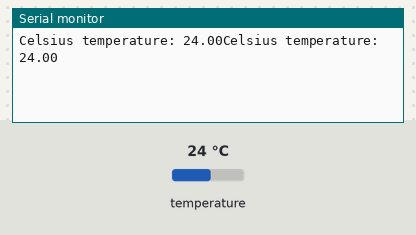
Bench run of a sketch on a simulated Arduino Uno, built with avr-gcc and run on an emulated ATmega328P. Parts: the last lines printed to the serial monitor. The test bench sets the inputs (shaded band); at power-on: temperature 24 °C.

Above: at 1.5 s.
1.6 s: temperature set to 12 °C
At 3.4 s:
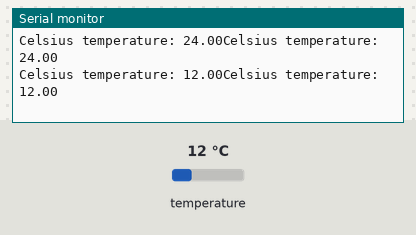
3.7 s: temperature set to 19 °C
At 5.4 s:
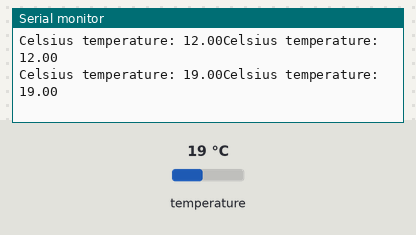
Timing chart, 0 to 6.9 s (numbered marks = the images above; inputs shaded):
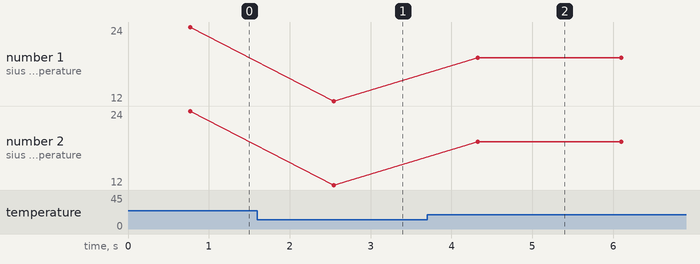

The sketch:

DS18.ino
```cpp
// https://randomnerdtutorials.com/guide-for-ds18b20-temperature-sensor-with-arduino/

#include <OneWire.h>
#include <DallasTemperature.h>

// DS18 data wire is connected to GPIO-2
#define ONE_WIRE_BUS 2

// Setup a oneWire instance to communicate with OneWire devices
OneWire oneWire(ONE_WIRE_BUS);

// Pass the oneWire reference to Dallas Temperature sensor
DallasTemperature sensors(&oneWire);

void setup(void)
{
  // Start serial communication
  Serial.begin(115200);
  // Start the DallasTemperature library
  sensors.begin();
}

void loop(void){
  // Call sensors.requestTemperatures() to issue a global temperature and Requests to all devices on the bus
  sensors.requestTemperatures();

  Serial.print("Celsius temperature: ");
  // Use "getTempCByIndex" as there can be more than one IC on the same bus: 0 refers to the first IC on the wire
  Serial.print(sensors.getTempCByIndex(0));

  Serial.print("Celsius temperature: ");
  Serial.println(sensors.getTempCByIndex(0));
  // Serial.print("Fahrenheit temperature: ");
  // Serial.println(sensors.getTempFByIndex(0));
  delay(1000);
}
```

Measured:
- after the input at 1.6 s, the serial monitor: prints a new line after 0.94 s (image 1)
- after the input at 3.7 s, the serial monitor: prints a new line after 0.62 s (image 2)
- plotted number 1: 24 → 12 after the input at 1.6 s, 12 → 19 after the input at 3.7 s
- plotted number 2: 24 → 12 after the input at 1.6 s, 12 → 19 after the input at 3.7 s
